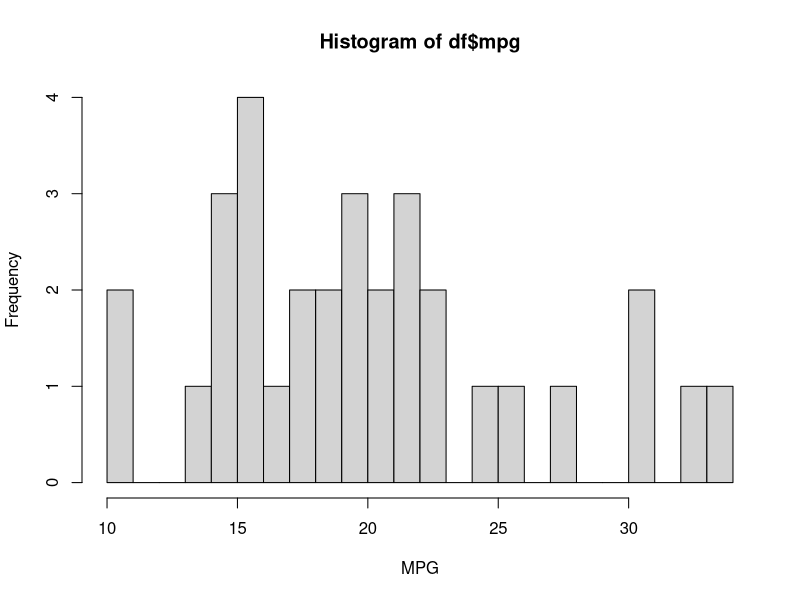
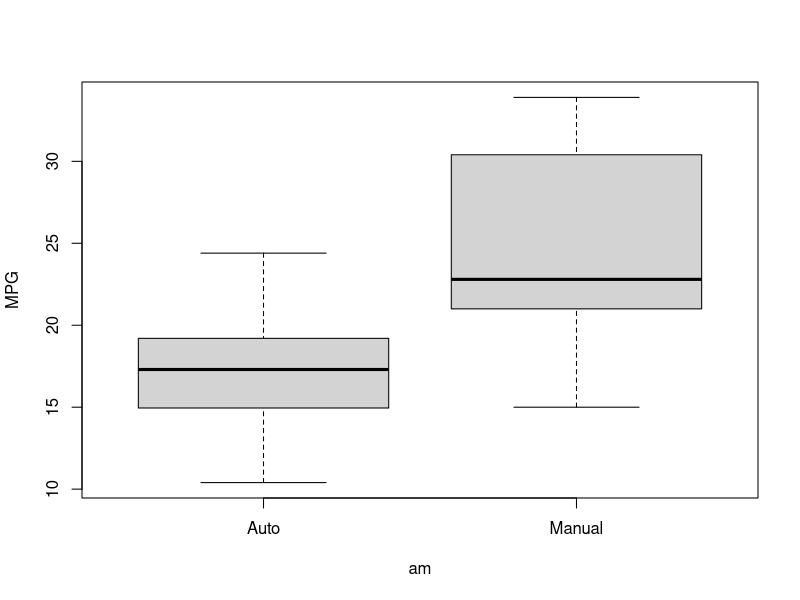
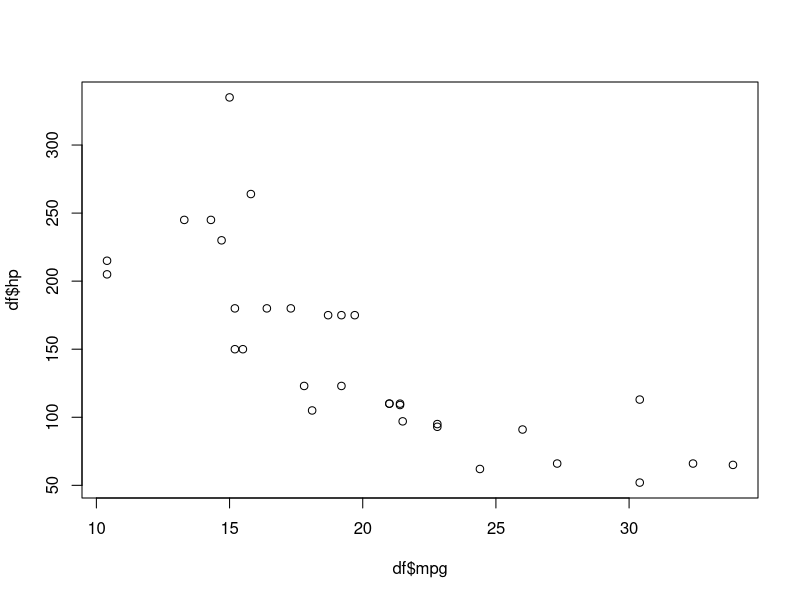
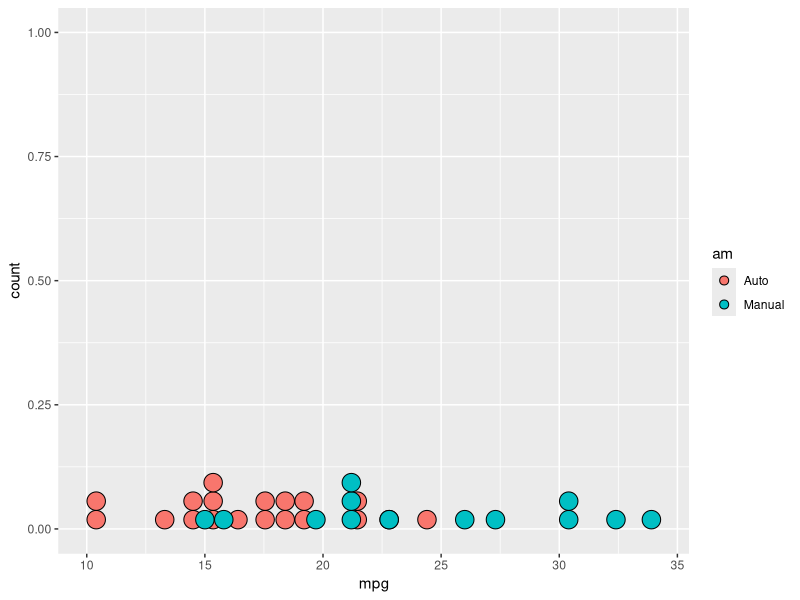
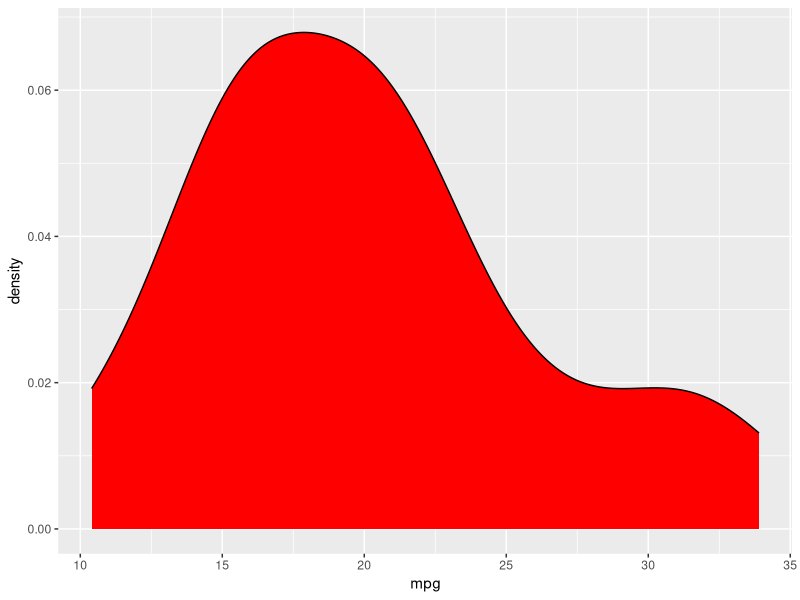
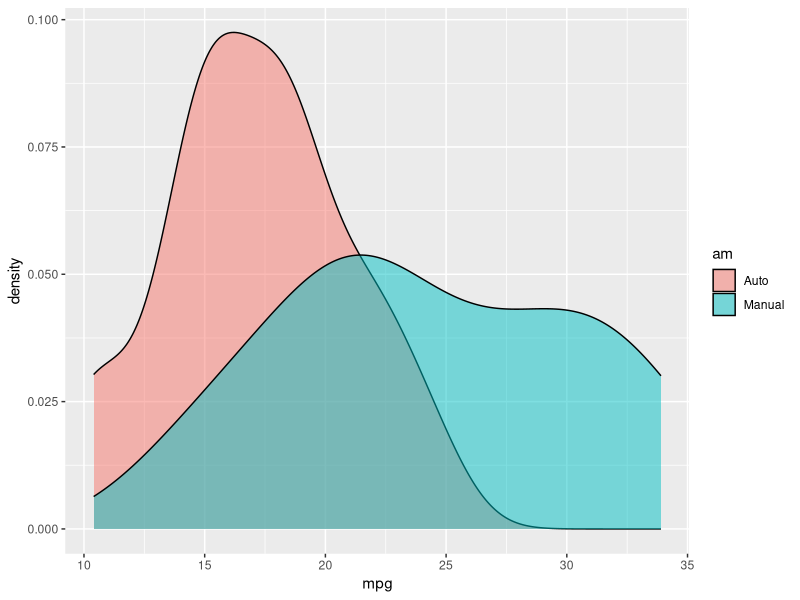
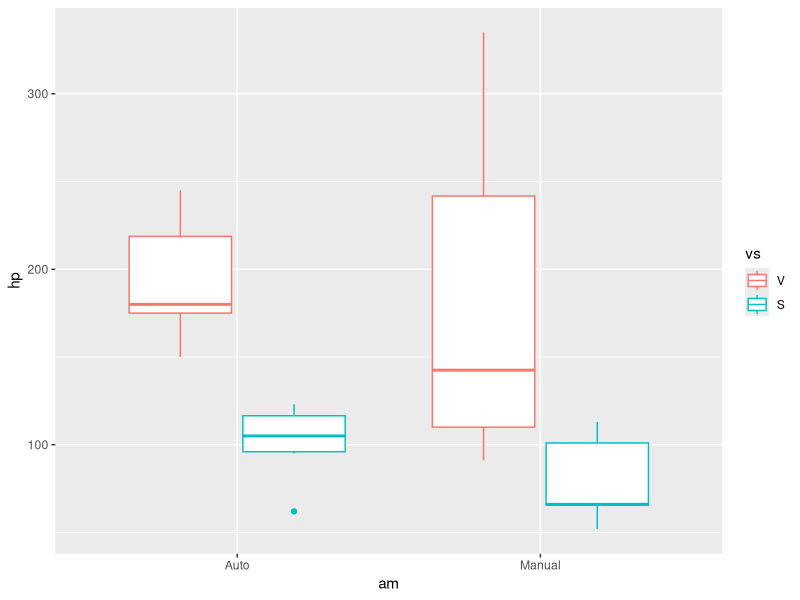
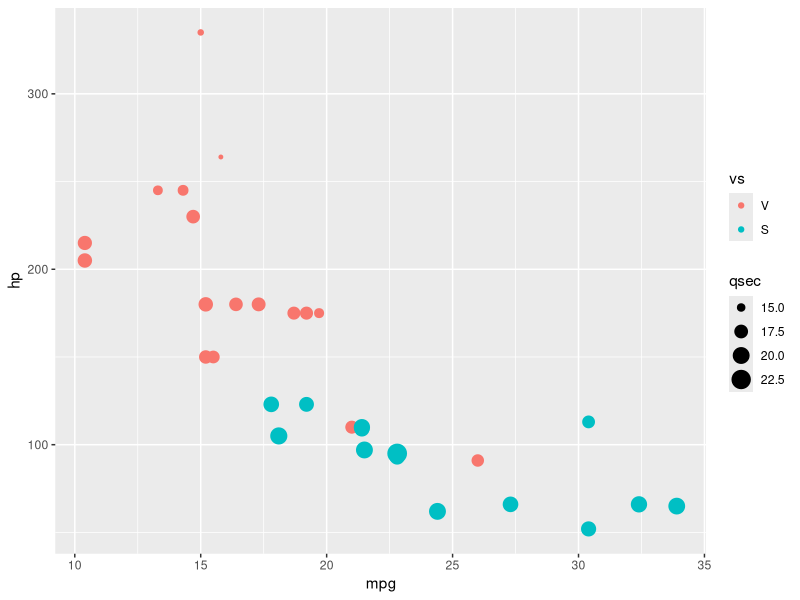

Write R code to recreate these figures, in order.
df <- mtcars

df$vs <- factor(df$vs, labels=c('V', 'S'))
df$am <- factor(df$am, labels=c('Auto', 'Manual'))

hist(df$mpg, breaks = 20, xlab = "MPG")

boxplot(mpg ~ am, df, ylab = "MPG")

plot(df$mpg, df$hp)

library(ggplot2)

ggplot(df, aes(x = mpg, fill = am))+
  geom_dotplot()

ggplot(df, aes(x = mpg))+
  geom_density(fill = 'red')

ggplot(df, aes(x = mpg, fill = am))+
  geom_density(alpha = 0.5)

ggplot(df, aes(x = am, y = hp, col = vs))+
  geom_boxplot()

ggplot(df, aes(x = mpg, y = hp, col = vs, size = qsec))+
  geom_point()

my_plot <- ggplot(df, aes(x = mpg, y = hp, col = vs, size = qsec))+
  geom_point()

my_plot2 <- ggplot(df, aes(x = am, y = hp, col = vs))

my_plot2 + geom_boxplot()
